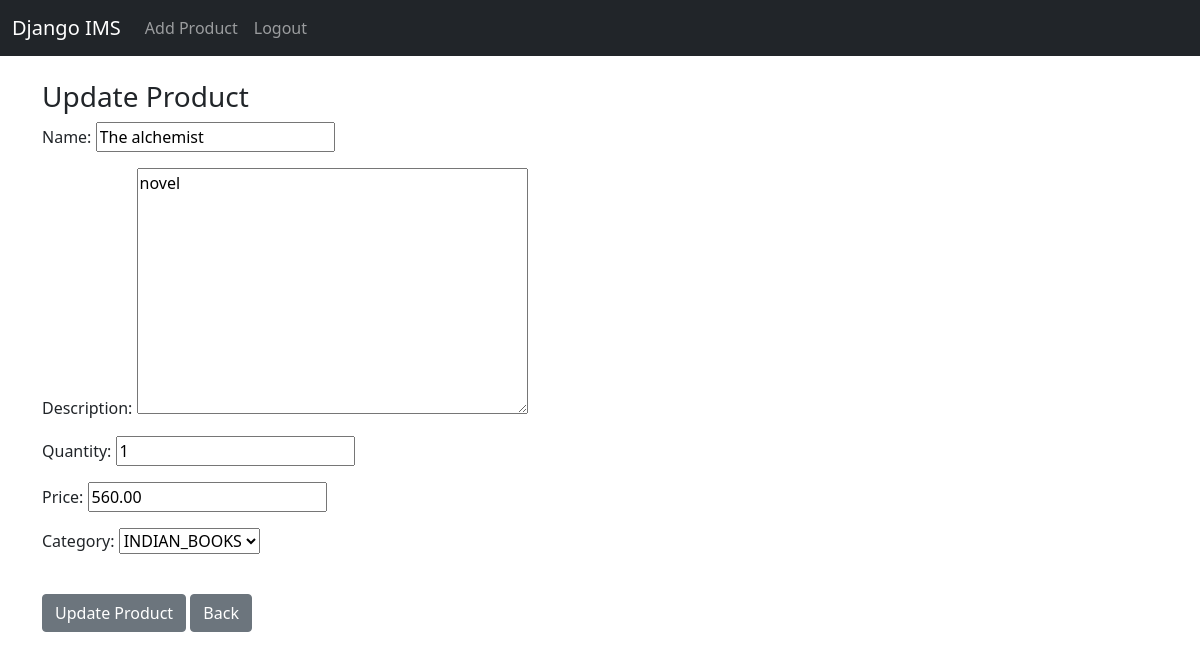
/update_product/8 (signed in), run on the app's committed database.
### inventory/models.py (models this page shows, shortened)
class Product(models.Model):
    name = models.CharField(max_length=255)
    description = models.TextField()
    quantity = models.PositiveIntegerField()
    price = models.DecimalField(max_digits=10, decimal_places=2)
    category = models.CharField(max_length=20, choices=CATEGORY, default='NEPALI_BOOKS')
    date = models.DateTimeField(auto_now_add=True)

### inventory/views.py (the view)
# urls.py: path('update_product/<int:pk>', views.update_product, name='update_product'),
def update_product(request, pk):
    if request.user.is_authenticated:
        current_product = Product.objects.get(id=pk)
        form = AddProductForm(request.POST or None, instance=current_product)
        if form.is_valid():
            form.save()
            messages.success(request, "Product data has been UPDATED")
            return redirect('home')
        return render(request, 'update_product.html', {'form':form})
    else:
        messages.success(request, "you must be logged")
        return redirect('home')

### inventory/forms.py
class AddProductForm(forms.ModelForm):
    name = forms.CharField(required=True, widget=forms.widgets.TextInput(attrs={"placeholder":"Name", "class":"form-control"}), label=""),
    description = forms.Textarea(),
    quantity = forms.DecimalField(required=True, widget=forms.widgets.TextInput(attrs={"placeholder":"Quantity", "class":"form-control"}), label=""),
    price = forms.DecimalField(required=True, widget=forms.widgets.TextInput(attrs={"placeholder":"Price", "class":"form-control"}), label=""),
    category = forms.CharField(required=True, widget=forms.widgets.TextInput(attrs={"placeholder":"Category", "class":"form-control"}), label=""),
    class Meta:
        model = Product
        fields = ('name', 'description', 'quantity', 'price', 'category')

### templates/update_product.html (shortened to what this page needs)
{% extends 'base.html' %}
{% block content %}
<div class="col-md-6 offset-mid=3">
<h3> Update Product </h3>
<form METHOD="POST" >
    {{ form.as_p }}
    <br/>
    <button type="submit" class="btn btn-secondary">Update Product</button>
    <a href="{% url 'home' %}" class="btn btn-secondary">Back</a>
</form>
</div>
{% endblock %}

### data on the page
Product: name "The alchemist", description "novel", quantity "1", price "560.00", category "INDIAN_BOOKS"
